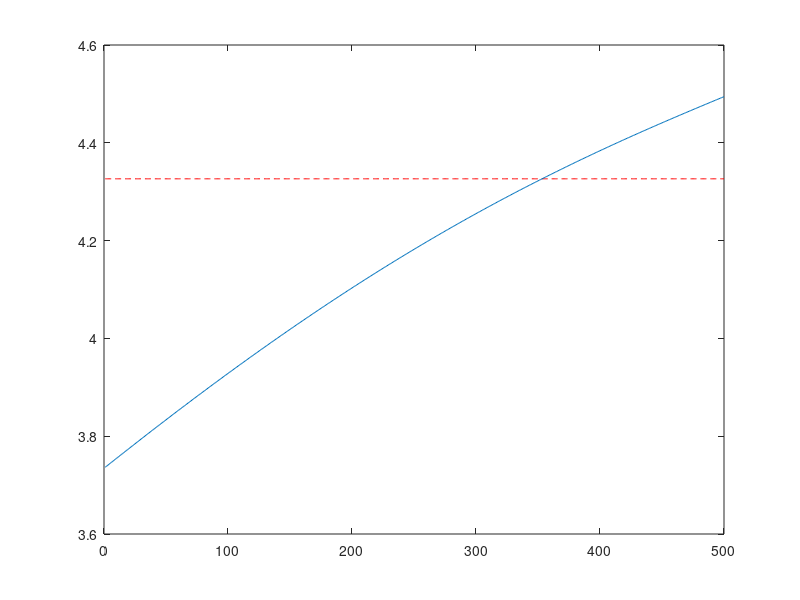

The MATLAB source for this figure: (Note: a time limit stopped this script after it produced the figure.)
%TRANSITION DYNAMICS IN AIYAGARI ECONOMY 
%Written by SeHyoun Ahn
%The algorithm is based on a relaxation scheme to find K(t). The value function is
%found every round by solving the HJB equation through an upwind finite
%differences scheme. The distribution is found by also solving using finite
%differences the Fokker-Planck (Kolmogorov forward) equation
clear all; close all; format long;
tic;

%--------------------------------------------------
%PARAMETERS
ga = 2;       % CRRA utility with parameter gamma
alpha = 0.35; % Production function F = K^alpha * L^(1-alpha) 
delta = 0.1;  % Capital depreciation
zmean = 1.0;      % mean O-U process (in levels). This parameter has to be adjusted to ensure that the mean of z (truncated gaussian) is 1.
sig2 = (0.10)^2;  % sigma^2 O-U
Corr = exp(-0.3);  % persistence -log(Corr)  O-U
rho = 0.05;   % discount rate

K = 3.8;      % initial aggregate capital. It is important to guess a value close to the solution for the algorithm to converge
relax = 0.99; % relaxation parameter 
J=40;         % number of z points 
zmin = 0.5;   % Range z
zmax = 1.5;
amin = -1;    % borrowing constraint
amax = 30;    % range a
I=100;        % number of a points 

%simulation parameters
maxit  = 100;     %maximum number of iterations in the HJB loop
maxitK = 100;    %maximum number of iterations in the K loop
crit = 10^(-10); %criterion HJB loop
critK = 1e-7;   %criterion K loop
Delta = 1000;   %delta in HJB algorithm

%ORNSTEIN-UHLENBECK IN LEVELS
the = -log(Corr);
Var = sig2/(2*the);

%--------------------------------------------------
%VARIABLES 
a = linspace(amin,amax,I)';  %wealth vector
da = (amax-amin)/(I-1);      
z = linspace(zmin,zmax,J);   % productivity vector
dz = (zmax-zmin)/(J-1);
dz2 = dz^2;
aa = a*ones(1,J);
zz = ones(I,1)*z;

mu = the*(zmean - z);        %DRIFT (FROM ITO'S LEMMA)
s2 = sig2.*ones(1,J);        %VARIANCE (FROM ITO'S LEMMA)

%Finite difference approximation of the partial derivatives
Vaf = zeros(I,J);             
Vab = zeros(I,J);
Vzf = zeros(I,J);
Vzb = zeros(I,J);
Vzz = zeros(I,J);
c = zeros(I,J);

%CONSTRUCT MATRIX Aswitch SUMMARIZING EVOLUTION OF z
yy = - s2/dz2 - mu/dz;
chi =  s2/(2*dz2);
zeta = mu/dz + s2/(2*dz2);

%This will be the upperdiagonal of the matrix Aswitch
updiag=zeros(I,1); %This is necessary because of the peculiar way spdiags is defined.
for j=1:J
    updiag=[updiag;repmat(zeta(j),I,1)];
end

%This will be the center diagonal of the matrix Aswitch
centdiag=repmat(chi(1)+yy(1),I,1);
for j=2:J-1
    centdiag=[centdiag;repmat(yy(j),I,1)];
end
centdiag=[centdiag;repmat(yy(J)+zeta(J),I,1)];

%This will be the lower diagonal of the matrix Aswitch
lowdiag=repmat(chi(2),I,1);
for j=3:J
    lowdiag=[lowdiag;repmat(chi(j),I,1)];
end

%Add up the upper, center, and lower diagonal into a sparse matrix
Aswitch=spdiags(centdiag,0,I*J,I*J)+spdiags(lowdiag,-I,I*J,I*J)+spdiags(updiag,I,I*J,I*J);


%----------------------------------------------------
%%%%% COMPUTE THE LONG RUN STEADY STATE VALUE

TFP=1.1;        %Long run TFP value

%----------------------------------------------------
%INITIAL GUESS
r = alpha     * TFP * K^(alpha-1) -delta; %interest rates
w = (1-alpha) * TFP * K^(alpha);          %wages
v0 = (w*zz + r.*aa).^(1-ga)/(1-ga)/rho;
v = v0;
dist = zeros(1,maxit);

%-----------------------------------------------------
%SOLVING FOR LONG RUN STEADY STATE
for iter=1:maxitK

   % HAMILTON-JACOBI-BELLMAN EQUATION %
   for n=1:maxit
        V = v;
        % forward difference
        Vaf(1:I-1,:) = (V(2:I,:)-V(1:I-1,:))/da;
        Vaf(I,:) = (w*z + r.*amax).^(-ga); %will never be used, but impose state constraint a<=amax just in case
        % backward difference
        Vab(2:I,:) = (V(2:I,:)-V(1:I-1,:))/da;
        Vab(1,:) = (w*z + r.*amin).^(-ga);  %state constraint boundary condition

        I_concave = Vab > Vaf;              %indicator whether value function is concave (problems arise if this is not the case)

        %consumption and savings with forward difference
        cf = Vaf.^(-1/ga);
        sf = w*zz + r.*aa - cf;
        %consumption and savings with backward difference
        cb = Vab.^(-1/ga);
        sb = w*zz + r.*aa - cb;
        %consumption and derivative of value function at steady state
        c0 = w*zz + r.*aa;
        Va0 = c0.^(-ga);

        % dV_upwind makes a choice of forward or backward differences based on
        % the sign of the drift
        If = sf > 0; %positive drift --> forward difference
        Ib = sb < 0; %negative drift --> backward difference
        I0 = (1-If-Ib); %at steady state
        %make sure backward difference is used at amax
        %     Ib(I,:) = 1; If(I,:) = 0;
        %STATE CONSTRAINT at amin: USE BOUNDARY CONDITION UNLESS sf > 0:
        %already taken care of automatically

        Va_Upwind = Vaf.*If + Vab.*Ib + Va0.*I0; %important to include third term

        c = Va_Upwind.^(-1/ga);
        u = c.^(1-ga)/(1-ga);

        %CONSTRUCT MATRIX A
        X = - min(sb,0)/da;
        Y = - max(sf,0)/da + min(sb,0)/da;
        Z = max(sf,0)/da;
        
        updiag=[0]; %This is needed because of the peculiarity of spdiags.
        for j=1:J
            updiag=[updiag;Z(1:I-1,j);0];
        end
        
        centdiag=reshape(Y,I*J,1);
        
        lowdiag=X(2:I,1);
        for j=2:J
            lowdiag=[lowdiag;0;X(2:I,j)];
        end
        
        AA=spdiags(centdiag,0,I*J,I*J)+spdiags([updiag;0],1,I*J,I*J)+spdiags([lowdiag;0],-1,I*J,I*J);
        
        A = AA + Aswitch;
        
        if max(abs(sum(A,2)))>10^(-9)
           disp('Improper Transition Matrix')
           break
        end
   
        B = (1/Delta + rho)*speye(I*J) - A;

        u_stacked = reshape(u,I*J,1);
        V_stacked = reshape(V,I*J,1);

        b = u_stacked + V_stacked/Delta;

        V_stacked = B\b; %SOLVE SYSTEM OF EQUATIONS

        V = reshape(V_stacked,I,J);

        Vchange = V - v;
        v = V;

        dist(n) = max(max(abs(Vchange)));
        if dist(n)<crit
            %disp('Value Function Converged, Iteration = ')
            %disp(n)
            break
        end
   end
    % FOKKER-PLANCK EQUATION %
    AT = A';
    b = zeros(I*J,1);

    %need to fix one value, otherwise matrix is singular
    i_fix = 1;
    b(i_fix)=.1;
    row = [zeros(1,i_fix-1),1,zeros(1,I*J-i_fix)];
    AT(i_fix,:) = row;

    %Solve linear system
    gg = AT\b;
    g_sum = gg'*ones(I*J,1)*da*dz;
    gg = gg./g_sum;

    g = reshape(gg,I,J);
    
    % Update aggregate capital
    S = sum(g'*a*da*dz);
   
    clear A AA AT B
    if abs(K-S)<critK
        break
    end
    
    %update prices
    K = relax*K +(1-relax)*S;           %relaxation algorithm (to ensure convergence)
    r = alpha     * TFP *  K^(alpha-1) -delta; %interest rates
    w = (1-alpha) * TFP * K^(alpha);          %wages
 
end

% Save Long term steady-state value to iterate backward from.
v_st=v;
g_st=sparse(g);
r_st=r;
K_st=K;

fprintf('Long run steady state found.\n    Long run equilibrium level of capital is %.5f\n',K_st);

%----------------------------------------------------
%%%%% FIND THE INITIAL CONDITION
%%%%% g is taken to be the steady state when TFP=1

%Parameters
TFP=1;
K = 3.8;

%Finite difference approximation of the partial derivatives
Vaf = zeros(I,J);             
Vab = zeros(I,J);
Vzf = zeros(I,J);
Vzb = zeros(I,J);
Vzz = zeros(I,J);
c = zeros(I,J);

%----------------------------------------------------
%INITIAL GUESS
r = alpha     * TFP * K^(alpha-1) -delta; %interest rates
w = (1-alpha) * TFP * K^(alpha);          %wages
v0 = (w*zz + r.*aa).^(1-ga)/(1-ga)/rho;
v = v0;
dist = zeros(1,maxit);

%-----------------------------------------------------
%SOLVING FOR INITIAL CONDITION
for iter=1:maxitK

    % HAMILTON-JACOBI-BELLMAN EQUATION %
    for n=1:maxit
        V = v;
        % forward difference
        Vaf(1:I-1,:) = (V(2:I,:)-V(1:I-1,:))/da;
        Vaf(I,:) = (w*z + r.*amax).^(-ga); %will never be used, but impose state constraint a<=amax just in case
        % backward difference
        Vab(2:I,:) = (V(2:I,:)-V(1:I-1,:))/da;
        Vab(1,:) = (w*z + r.*amin).^(-ga);  %state constraint boundary condition

        I_concave = Vab > Vaf;              %indicator whether value function is concave (problems arise if this is not the case)

        %consumption and savings with forward difference
        cf = Vaf.^(-1/ga);
        sf = w*zz + r.*aa - cf;
        %consumption and savings with backward difference
        cb = Vab.^(-1/ga);
        sb = w*zz + r.*aa - cb;
        %consumption and derivative of value function at steady state
        c0 = w*zz + r.*aa;
        Va0 = c0.^(-ga);

        % dV_upwind makes a choice of forward or backward differences based on
        % the sign of the drift
        If = sf > 0; %positive drift --> forward difference
        Ib = sb < 0; %negative drift --> backward difference
        I0 = (1-If-Ib); %at steady state
        %make sure backward difference is used at amax
        %     Ib(I,:) = 1; If(I,:) = 0;
        %STATE CONSTRAINT at amin: USE BOUNDARY CONDITION UNLESS sf > 0:
        %already taken care of automatically

        Va_Upwind = Vaf.*If + Vab.*Ib + Va0.*I0; %important to include third term

        c = Va_Upwind.^(-1/ga);
        u = c.^(1-ga)/(1-ga);

        %CONSTRUCT MATRIX A
        X = - min(sb,0)/da;
        Y = - max(sf,0)/da + min(sb,0)/da;
        Z = max(sf,0)/da;
        
        updiag=[0]; %This is needed because of the peculiarity of spdiags.
        for j=1:J
            updiag=[updiag;Z(1:I-1,j);0];
        end
        
        centdiag=reshape(Y,I*J,1);
        
        lowdiag=X(2:I,1);
        for j=2:J
            lowdiag=[lowdiag;0;X(2:I,j)];
        end
        
        AA=spdiags(centdiag,0,I*J,I*J)+spdiags([updiag;0],1,I*J,I*J)+spdiags([lowdiag;0],-1,I*J,I*J);
        
        A = AA + Aswitch;
        
        if max(abs(sum(A,2)))>10^(-9)
           disp('Improper Transition Matrix')
           break
        end
        
        B = (1/Delta + rho)*speye(I*J) - A;

        u_stacked = reshape(u,I*J,1);
        V_stacked = reshape(V,I*J,1);

        b = u_stacked + V_stacked/Delta;

        V_stacked = B\b; %SOLVE SYSTEM OF EQUATIONS

        V = reshape(V_stacked,I,J);

        Vchange = V - v;
        v = V;

        dist(n) = max(max(abs(Vchange)));
        if dist(n)<crit
            %disp('Value Function Converged, Iteration = ')
            %disp(n)
            break
        end
    end
    %toc;
    % FOKKER-PLANCK EQUATION %
    AT = A';
    b = zeros(I*J,1);

    %need to fix one value, otherwise matrix is singular
    i_fix = 1;
    b(i_fix)=.1;
    row = [zeros(1,i_fix-1),1,zeros(1,I*J-i_fix)];
    AT(i_fix,:) = row;

    %Solve linear system
    gg = AT\b;
    g_sum = gg'*ones(I*J,1)*da*dz;
    gg = gg./g_sum;

    g = reshape(gg,I,J);
    
    % Update aggregate capital
    S = sum(g'*a*da*dz);

    clear A AA AT B
    if abs(K-S)<critK
        break
    end
    
    %update prices
    K = relax*K +(1-relax)*S;           %relaxation algorithm (to ensure convergence)
    r = alpha     * TFP *  K^(alpha-1) -delta; %interest rates
    w = (1-alpha) * TFP * K^(alpha);          %wages
 
end

g0=g;
gg0=gg;
r00=r;

fprintf('Initial conditions found.\n    Initial level of capital is %.5f\n',K);

%----------------------------------------------------
%%%%%FIND THE TRANSITION DYNAMICS

T=75;       %The time under consideration
N=500;      %Fineness of the grid
dt=T/N;
N1=N;       %By this time, the system should have converged to new steady state


%Initial guess of the change of capital over time
K_t = [K:(K_st-K)/(N-1):K_st];
Knew=K_t;       %This is just preallocation. The values will not be used.

%Preallocation
v = zeros(I,J,N);
gg = cell(N+1,1);
A_t=cell(N,1);
maxit = 1000;
convergence_criterion = 10^(-5);


TFP=1.1;    %Set the TFP level back to the long run level.

v(:,:,N)= v_st;
relax=0.95;
%relax=relax(end:-1:1);
for it=1:maxit
    fprintf('ITERATION = %d\n',it);
    r_t = alpha     * TFP *  K_t.^(alpha-1) -delta; %interest rates
    w_t = (1-alpha) * TFP * K_t.^(alpha);          %wages

    
    V = v_st;
    
    for n=N1:-1:1
        v(:,:,n)=V;
        % forward difference
        dVf(1:I-1,:) = (V(2:I,:)-V(1:I-1,:))/da;
        dVf(I,:) = (w_t(n)*z + r_t(n).*amax).^(-ga); %will never be used, but impose state constraint a<=amax just in case
        % backward difference
        dVb(2:I,:) = (V(2:I,:)-V(1:I-1,:))/da;
        dVb(1,:) = (w_t(n)*z + r_t(n).*amin).^(-ga); %state constraint boundary condition
        
        I_concave = dVb > dVf; %indicator whether value function is concave (problems arise if this is not the case)
        
        %consumption and savings with forward difference
        cf = dVf.^(-1/ga);
        ssf = w_t(n)*zz + r_t(n).*aa - cf;
        %consumption and savings with backward difference
        cb = dVb.^(-1/ga);
        ssb = w_t(n)*zz + r_t(n).*aa - cb;
        %consumption and derivative of value function at steady state
        c0 = w_t(n)*zz + r_t(n).*aa;
        dV0 = c0.^(-ga);
        
        % dV_upwind makes a choice of forward or backward differences based on
        % the sign of the drift
        If = ssf > 0; %positive drift --> forward difference
        Ib = ssb < 0; %negative drift --> backward difference
        I0 = (1-If-Ib); %at steady state
        %make sure backward difference is used at amax
        %Ib(I,:) = 1; If(I,:) = 0;
        %STATE CONSTRAINT at amin: USE BOUNDARY CONDITION UNLESS muf > 0:
        %already taken care of automatically
        
        dV_Upwind = dVf.*If + dVb.*Ib + dV0.*I0; %important to include third term
        c = dV_Upwind.^(-1/ga);
        u = c.^(1-ga)/(1-ga);
        
        %CONSTRUCT MATRIX
        X = - min(ssb,0)/da;
        Y = - max(ssf,0)/da + min(ssb,0)/da;
        Z = max(ssf,0)/da;
        
        updiag=[0];
        for j=1:J
            updiag=[updiag;Z(1:I-1,j);0];
        end
        
        centdiag = reshape(Y,I*J,1);
        
        lowdiag=X(2:I,1);
        for j=2:J
            lowdiag=[lowdiag;0;X(2:I,j)];
        end
        
        A=Aswitch+spdiags(centdiag,0,I*J,I*J)+spdiags([updiag;0],1,I*J,I*J)+spdiags([lowdiag;0],-1,I*J,I*J);
        if max(abs(sum(A,2)))>10^(-9)
               disp('Improper Transition Matrix')
               break
        end
   
        %%Note the syntax for the cell array
        A_t{n} = A;
        B = (1/dt + rho)*speye(I*J) - A;
        
        u_stacked = reshape(u,I*J,1);
        V_stacked = reshape(V,I*J,1);
        
        b = u_stacked + V_stacked/dt;
        V_stacked = B\b; %SOLVE SYSTEM OF EQUATIONS
        
        V = reshape(V_stacked,I,J);
        ss = w_t(n)*zz + r_t(n).*aa - c;
    end
    
    %plot(a,v(:,:,1),a,v(:,:,N))
    
    gg{1}=gg0;
    for n=1:N
        AT=A_t{n}';
        %Implicit method in Updating Distribution.
        gg{n+1}= (speye(I*J) - AT*dt)\gg{n};
        %gg{n+1}=gg{n}+AT*gg{n}*dt; %This is the explicit method.
        %check(n) = gg(:,n)'*ones(2*I,1)*da;
        g=reshape(gg{n},I,J);
        Knew(n)=sum(g'*a*da*dz);
    end
    
    %SS_it(:,it)=SS;
    
    
    
    fprintf('    Maximum change in capital is %.8f\n',max(abs(K_t-Knew)));
    if max(abs(K_t-Knew))<convergence_criterion
        break
    end
    
    K_t=relax.*K_t+(1-relax).*Knew;
    
    h=figure(1);
    if mod(it,30)==0
        clf;
    end
    plot(1:500,K_st*ones(500,1),'r--');
    hold on;
    
    plot(K_t);
    hold on;
    saveas(h,'figure.png');
end
toc;

save('aiyagari_transition')
